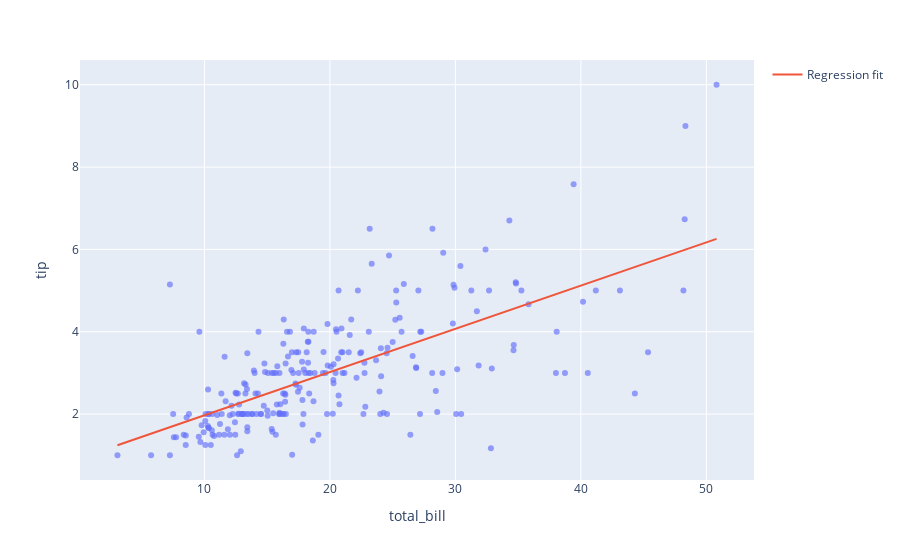

The notebook cell this image was saved under:
### Code cell
fig = px.scatter(data_frame=tips, x="total_bill", y="tip", opacity=0.65)

fig.add_trace(go.Scatter(x=x_range, y=y_range, name="Regression fit"))

fig.show()
